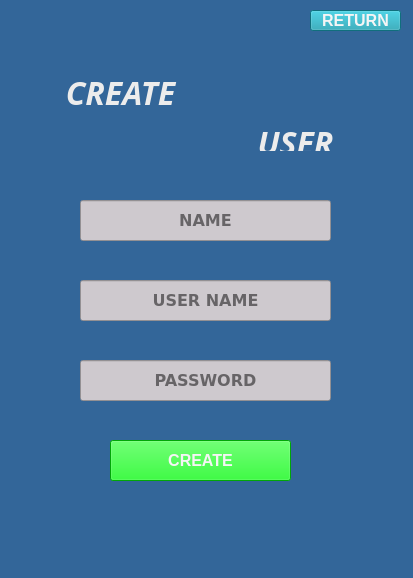
<?xml version="1.0" encoding="UTF-8"?>
<ui version="4.0">
 <class>CreateUser</class>
 <widget class="QMainWindow" name="CreateUser">
  <property name="enabled">
   <bool>true</bool>
  </property>
  <property name="geometry">
   <rect>
    <x>0</x>
    <y>0</y>
    <width>413</width>
    <height>578</height>
   </rect>
  </property>
  <property name="mouseTracking">
   <bool>true</bool>
  </property>
  <property name="windowTitle">
   <string>DrawingApp</string>
  </property>
  <property name="windowIcon">
   <iconset resource="portada.qrc">
    <normaloff>:/cct/paints.png</normaloff>:/cct/paints.png</iconset>
  </property>
  <property name="layoutDirection">
   <enum>Qt::LeftToRight</enum>
  </property>
  <property name="styleSheet">
   <string notr="true">background-color: rgb(51, 102, 153);</string>
  </property>
  <widget class="QWidget" name="centralwidget">
   <widget class="QLabel" name="label">
    <property name="geometry">
     <rect>
      <x>40</x>
      <y>70</y>
      <width>161</width>
      <height>41</height>
     </rect>
    </property>
    <property name="font">
     <font>
      <family>Courier 10 Pitch</family>
      <weight>75</weight>
      <bold>true</bold>
     </font>
    </property>
    <property name="text">
     <string>&lt;html&gt;&lt;head/&gt;&lt;body&gt;&lt;p align=&quot;center&quot;&gt;&lt;span style=&quot; font-size:24pt; font-style:italic; color:#ececec;&quot;&gt;CREATE&lt;/span&gt;&lt;/p&gt;&lt;/body&gt;&lt;/html&gt;</string>
    </property>
   </widget>
   <widget class="QLabel" name="label_2">
    <property name="geometry">
     <rect>
      <x>120</x>
      <y>60</y>
      <width>181</width>
      <height>91</height>
     </rect>
    </property>
    <property name="styleSheet">
     <string notr="true">border-image: url(:/cct/paints.png);</string>
    </property>
    <property name="text">
     <string/>
    </property>
   </widget>
   <widget class="QLabel" name="label_3">
    <property name="geometry">
     <rect>
      <x>250</x>
      <y>120</y>
      <width>91</width>
      <height>31</height>
     </rect>
    </property>
    <property name="font">
     <font>
      <family>Courier 10 Pitch</family>
      <weight>75</weight>
      <bold>true</bold>
     </font>
    </property>
    <property name="text">
     <string>&lt;html&gt;&lt;head/&gt;&lt;body&gt;&lt;p align=&quot;center&quot;&gt;&lt;span style=&quot; font-size:24pt; font-style:italic; color:#ececec;&quot;&gt;USER&lt;/span&gt;&lt;/p&gt;&lt;/body&gt;&lt;/html&gt;</string>
    </property>
   </widget>
   <widget class="QPushButton" name="buttonCreate">
    <property name="geometry">
     <rect>
      <x>110</x>
      <y>440</y>
      <width>181</width>
      <height>41</height>
     </rect>
    </property>
    <property name="font">
     <font>
      <pointsize>12</pointsize>
      <weight>75</weight>
      <bold>true</bold>
     </font>
    </property>
    <property name="styleSheet">
     <string notr="true">color: rgb(245, 245, 245);
background-color: rgb(2, 233, 10);</string>
    </property>
    <property name="text">
     <string>CREATE</string>
    </property>
   </widget>
   <widget class="QLineEdit" name="textEditPassword">
    <property name="enabled">
     <bool>true</bool>
    </property>
    <property name="geometry">
     <rect>
      <x>80</x>
      <y>360</y>
      <width>251</width>
      <height>41</height>
     </rect>
    </property>
    <property name="font">
     <font>
      <family>DejaVu Sans</family>
      <pointsize>12</pointsize>
      <weight>75</weight>
      <italic>false</italic>
      <bold>true</bold>
     </font>
    </property>
    <property name="styleSheet">
     <string notr="true">background-color: rgb(206, 201, 206);</string>
    </property>
    <property name="inputMask">
     <string/>
    </property>
    <property name="text">
     <string/>
    </property>
    <property name="echoMode">
     <enum>QLineEdit::Password</enum>
    </property>
    <property name="alignment">
     <set>Qt::AlignCenter</set>
    </property>
    <property name="placeholderText">
     <string>PASSWORD</string>
    </property>
   </widget>
   <widget class="QLineEdit" name="textEditName">
    <property name="enabled">
     <bool>true</bool>
    </property>
    <property name="geometry">
     <rect>
      <x>80</x>
      <y>200</y>
      <width>251</width>
      <height>41</height>
     </rect>
    </property>
    <property name="font">
     <font>
      <family>DejaVu Sans</family>
      <pointsize>12</pointsize>
      <weight>75</weight>
      <italic>false</italic>
      <bold>true</bold>
     </font>
    </property>
    <property name="styleSheet">
     <string notr="true">background-color: rgb(206, 201, 206);</string>
    </property>
    <property name="inputMask">
     <string/>
    </property>
    <property name="text">
     <string/>
    </property>
    <property name="alignment">
     <set>Qt::AlignCenter</set>
    </property>
    <property name="placeholderText">
     <string>NAME</string>
    </property>
   </widget>
   <widget class="QLineEdit" name="textEditUserName">
    <property name="enabled">
     <bool>true</bool>
    </property>
    <property name="geometry">
     <rect>
      <x>80</x>
      <y>280</y>
      <width>251</width>
      <height>41</height>
     </rect>
    </property>
    <property name="font">
     <font>
      <family>DejaVu Sans</family>
      <pointsize>12</pointsize>
      <weight>75</weight>
      <italic>false</italic>
      <bold>true</bold>
     </font>
    </property>
    <property name="styleSheet">
     <string notr="true">background-color: rgb(206, 201, 206);</string>
    </property>
    <property name="inputMask">
     <string/>
    </property>
    <property name="text">
     <string/>
    </property>
    <property name="alignment">
     <set>Qt::AlignCenter</set>
    </property>
    <property name="placeholderText">
     <string>USER NAME</string>
    </property>
   </widget>
   <widget class="QLabel" name="labelSuccessfull">
    <property name="geometry">
     <rect>
      <x>90</x>
      <y>500</y>
      <width>221</width>
      <height>31</height>
     </rect>
    </property>
    <property name="text">
     <string>&lt;html&gt;&lt;head/&gt;&lt;body&gt;&lt;p align=&quot;center&quot;&gt;&lt;br/&gt;&lt;/p&gt;&lt;/body&gt;&lt;/html&gt;</string>
    </property>
   </widget>
   <widget class="QPushButton" name="buttonReturnMenu">
    <property name="geometry">
     <rect>
      <x>310</x>
      <y>10</y>
      <width>91</width>
      <height>21</height>
     </rect>
    </property>
    <property name="font">
     <font>
      <pointsize>12</pointsize>
      <weight>75</weight>
      <bold>true</bold>
     </font>
    </property>
    <property name="styleSheet">
     <string notr="true">color: rgb(245, 245, 245);
background-color: rgb(22, 155, 175);</string>
    </property>
    <property name="text">
     <string>RETURN</string>
    </property>
   </widget>
   <zorder>label_2</zorder>
   <zorder>label</zorder>
   <zorder>label_3</zorder>
   <zorder>buttonCreate</zorder>
   <zorder>textEditPassword</zorder>
   <zorder>textEditName</zorder>
   <zorder>textEditUserName</zorder>
   <zorder>labelSuccessfull</zorder>
   <zorder>buttonReturnMenu</zorder>
  </widget>
  <widget class="QStatusBar" name="statusbar"/>
 </widget>
 <resources>
  <include location="portada.qrc"/>
 </resources>
 <connections/>
</ui>
